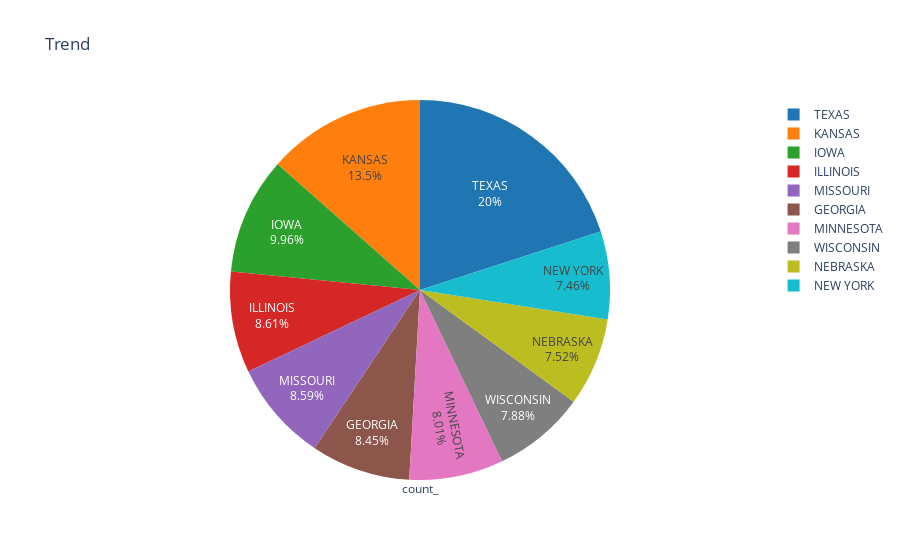

Notebook code cell kept with this figure:
### Markdown cell above
### Querying and Rendering in KQL

### Code cell
%%kql 
StormEvents 
| summarize count() by State 
| sort by count_ 
| limit 10 
| render piechart title = "Trend"

### Figure 1 — Plotly figure (JSON) as saved in the notebook; plotly's stock layout.template omitted (floating-point values rounded to 4 significant figures)
{"data": [{"domain": {"x": [0, 1], "y": [0, 1]}, "labels": ["TEXAS", "KANSAS", "IOWA", "ILLINOIS", "MISSOURI", "GEORGIA", "MINNESOTA", "WISCONSIN", "NEBRASKA", "NEW YORK"], "marker": {"colors": ["rgb(31, 118, 179)", "rgb(254, 127, 14)", "rgb(44, 160, 44)", "rgb(214, 39, 39)", "rgb(147, 102, 189)", "rgb(140, 86, 74)", "rgb(227, 119, 193)", "rgb(127, 127, 127)", "rgb(188, 189, 33)", "rgb(23, 189, 206)"]}, "name": "count_", "textinfo": "label+percent", "type": "pie", "values": [4701, 3166, 2337, 2022, 2016, 1983, 1881, 1850, 1766, 1750]}], "layout": {"annotations": [{"showarrow": false, "text": "count_", "x": 0.5, "y": -0.05}], "showlegend": true, "title": {"text": "Trend"}}}
